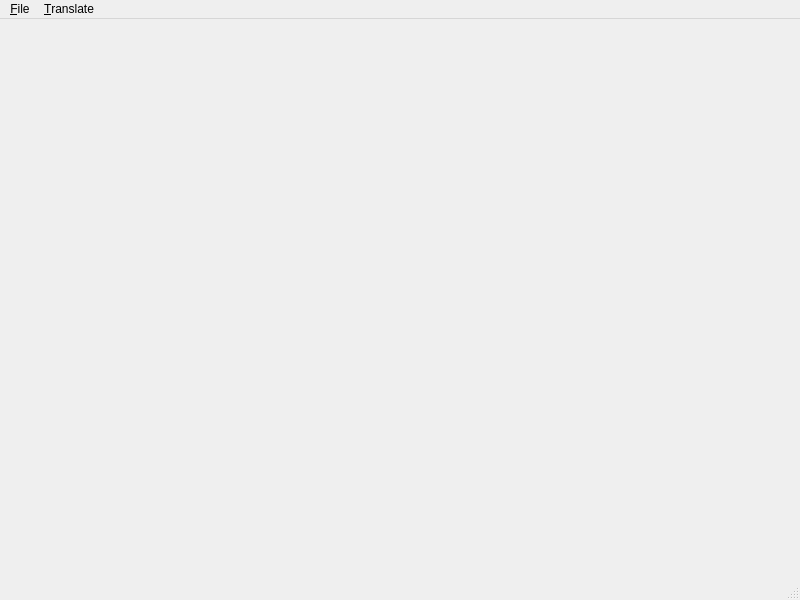
<?xml version="1.0" encoding="UTF-8"?>
<ui version="4.0">
 <class>MainWindow</class>
 <widget class="QMainWindow" name="MainWindow">
  <property name="geometry">
   <rect>
    <x>0</x>
    <y>0</y>
    <width>800</width>
    <height>600</height>
   </rect>
  </property>
  <property name="windowTitle">
   <string>NST Ghost</string>
  </property>
  <widget class="QWidget" name="centralwidget">
   <layout class="QHBoxLayout" name="horizontalLayout"/>
  </widget>
  <widget class="QMenuBar" name="menubar">
   <property name="geometry">
    <rect>
     <x>0</x>
     <y>0</y>
     <width>800</width>
     <height>23</height>
    </rect>
   </property>
   <widget class="QMenu" name="menuFile">
    <property name="title">
     <string>&amp;File</string>
    </property>
    <addaction name="actionOpen_Mock_Data"/>
    <addaction name="actionLoad_from_Game_Project"/>
    <addaction name="actionSettings"/>
    <addaction name="separator"/>
    <addaction name="action_Exit"/>
   </widget>
   <widget class="QMenu" name="menuTranslate">
    <property name="title">
     <string>&amp;Translate</string>
    </property>
    <addaction name="actionTranslate_Selected"/>
   </widget>
   <addaction name="menuFile"/>
   <addaction name="menuTranslate"/>
  </widget>
  <widget class="QStatusBar" name="statusbar"/>
  <action name="actionLoad_from_Game_Project">
   <property name="text">
    <string>Load from Game Project...</string>
   </property>
  </action>
  <action name="actionSettings">
   <property name="text">
    <string>Settings...</string>
   </property>
  </action>
  <action name="action_Exit">
   <property name="text">
    <string>E&amp;xit</string>
   </property>
  </action>
  <action name="actionOpen_Mock_Data">
   <property name="text">
    <string>Open Mock Data</string>
   </property>
  </action>
  <action name="actionTranslate_Selected">
   <property name="text">
    <string>Translate Selected</string>
   </property>
  </action>
 </widget>
 <resources/>
 <connections/>
</ui>
